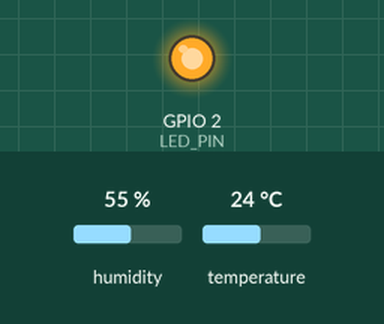
Simulated run of this program. Board: ESP32. On the bench: output pins drawn as LEDs (lit = HIGH). The inputs (shaded band) are chosen by the test bench; at power-on: humidity 55 %, temperature 24 °C. WiFi joins after 1.5 s; servers stay silent unless stated; a WiFi scan finds three made-up networks; no MQTT or app messages arrive unless stated; what the program prints to the serial monitor is not drawn.

Above: at 11.31 s.
At 13.9 s:
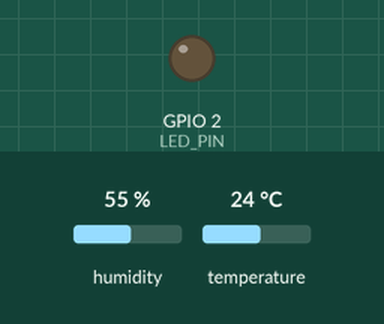
Timing chart, 0 to 17.1 s (numbered marks = the images above):
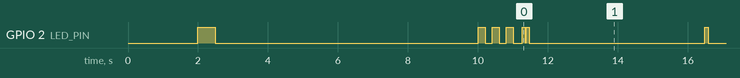

Measured:
- by itself, GPIO 2 (LED_PIN): HIGH → LOW at 2.5 s, → HIGH 7.5 s later, → LOW 0.20 s later, → HIGH 0.20 s later, … (57 changes in this stretch)

The program:

main.cpp
```cpp
#include "DHT.h"
#include <WiFi.h>
#include <PubSubClient.h>
#include "esp_wifi.h"
#include "esp_task_wdt.h"

// DHT22 Setup
#define DHTPIN 4
#define DHTTYPE DHT22
DHT dht(DHTPIN, DHTTYPE);

// LED Setup
#define LED_PIN 2

// WiFi Credentials
const char* ssid = "SSID";
const char* password = "PASSWORD";

// MQTT Setup
const char* mqtt_server = "broker.hivemq.com";
const int mqtt_port = 1883;
const char* mqtt_client_id = "ESP32_DHT22_luisgalvezbommer";

WiFiClient espClient;
PubSubClient client(espClient);

// Watchdog-freundliche LED-Funktion
void blinkLED(int delayMs = 250) {
    digitalWrite(LED_PIN, HIGH);
    delay(delayMs);
    esp_task_wdt_reset(); // Watchdog füttern während Blinken
    digitalWrite(LED_PIN, LOW);
}

void errorBlink() {
    for(int i = 0; i < 3; i++) {
        digitalWrite(LED_PIN, HIGH);
        delay(100);
        esp_task_wdt_reset(); // Wichtig!
        digitalWrite(LED_PIN, LOW);
        delay(100);
        esp_task_wdt_reset(); // Wichtig!
    }
}

void setup_wifi() {
    Serial.println("=== WiFi Setup gestartet ===");

    // Watchdog während WiFi-Setup verlängern
    esp_task_wdt_reset();

    WiFi.disconnect(true);
    delay(1000);
    esp_task_wdt_reset();

    WiFi.mode(WIFI_OFF);
    delay(1000);
    esp_task_wdt_reset();

    esp_wifi_restore();
    delay(500);
    esp_task_wdt_reset();

    WiFi.mode(WIFI_STA);
    delay(1000);
    esp_task_wdt_reset();

    Serial.print("Verbinde mit WiFi: ");
    Serial.println(ssid);

    // WiFi-Scan mit Watchdog-Reset
    Serial.println("Scanne verfügbare WiFi-Netzwerke...");
    esp_task_wdt_reset(); // Vor dem Scan!

    int n = WiFi.scanNetworks();
    esp_task_wdt_reset(); // Nach dem Scan!

    Serial.print("Gefundene Netzwerke: ");
    Serial.println(n);

    // Schnellere Anzeige ohne alle Details
    for (int i = 0; i < min(n, 5); ++i) { // Nur erste 5 zeigen
        Serial.print(WiFi.SSID(i));
        Serial.print(" (");
        Serial.print(WiFi.RSSI(i));
        Serial.println(" dBm)");
        esp_task_wdt_reset();
    }

    WiFi.begin(ssid, password);

    int attempts = 0;
    while (WiFi.status() != WL_CONNECTED && attempts < 20) { // Reduziert von 30
        delay(1000);
        esp_task_wdt_reset(); // Jeden Versuch!

        Serial.print(".");
        digitalWrite(LED_PIN, attempts % 2);
        attempts++;
    }

    if (WiFi.status() == WL_CONNECTED) {
        Serial.println();
        Serial.println("✅ WiFi verbunden!");

        WiFi.setSleep(false);
        Serial.print("IP: ");
        Serial.print(WiFi.localIP());
        Serial.print(", RSSI: ");
        Serial.println(WiFi.RSSI());

        // Erfolgs-LED
        for(int i = 0; i < 3; i++) {
            digitalWrite(LED_PIN, HIGH);
            delay(200);
            esp_task_wdt_reset();
            digitalWrite(LED_PIN, LOW);
            delay(200);
            esp_task_wdt_reset();
        }
    } else {
        Serial.println("❌ WiFi fehlgeschlagen!");
        digitalWrite(LED_PIN, HIGH);
    }
}

void reconnect() {
    int attempts = 0;
    while (!client.connected() && attempts < 3) { // Reduziert von 5
        esp_task_wdt_reset();

        Serial.print("MQTT Versuch ");
        Serial.print(attempts + 1);
        Serial.print("/3... ");

        if (client.connect(mqtt_client_id)) {
            Serial.println("✅ OK!");

            // Status "online" senden bei Verbindung
            client.publish("luis/esp32/dht22/status", "online");
            esp_task_wdt_reset();

            // WiFi SSID senden (einmalig bei Verbindung)
            client.publish("luis/esp32/dht22/wifi/ssid", WiFi.SSID().c_str());
            esp_task_wdt_reset();

            blinkLED(100);
        } else {
            Serial.print("❌ Fehler ");
            Serial.println(client.state());
            attempts++;
            delay(1000); // Reduziert von 2000
            esp_task_wdt_reset();
        }
    }

    if (!client.connected()) {
        Serial.println("MQTT tot - NEUSTART!");
        ESP.restart();
    }
}

void setup() {
    Serial.begin(115200);
    delay(2000);

    pinMode(LED_PIN, OUTPUT);
    digitalWrite(LED_PIN, LOW);

    // Watchdog Timer - LÄNGER für WiFi-Scans
    esp_task_wdt_init(60, true);  // 60 Sekunden statt 30!
    esp_task_wdt_add(NULL);

    digitalWrite(LED_PIN, HIGH);
    delay(500);
    digitalWrite(LED_PIN, LOW);
    esp_task_wdt_reset();

    Serial.println("🚀 ESP32 gestartet!");

    dht.begin();
    setup_wifi();

    if (WiFi.status() == WL_CONNECTED) {
        client.setServer(mqtt_server, mqtt_port);
        Serial.println("✅ Setup OK!");
    } else {
        Serial.println("❌ Setup Fehler!");
        ESP.restart();
    }
}

void loop() {
    // Watchdog GANZ am Anfang füttern
    esp_task_wdt_reset();

    Serial.println("=== Loop Start ===");

    // WiFi prüfen
    if (WiFi.status() != WL_CONNECTED) {
        Serial.println("❌ WiFi weg - NEUSTART!");
        digitalWrite(LED_PIN, HIGH);
        delay(2000);
        ESP.restart();
        return;
    }

    Serial.print("📡 WiFi OK (RSSI: ");
    Serial.print(WiFi.RSSI());
    Serial.println(")");

    // Keep-Alive
    WiFi.RSSI();
    esp_task_wdt_reset();

    // MQTT prüfen
    if (!client.connected()) {
        Serial.println("🔗 MQTT reconnect...");
        reconnect();
    }
    client.loop();
    esp_task_wdt_reset();

    // DHT22 lesen
    Serial.println("📊 DHT22 lesen...");
    float humidity = dht.readHumidity();
    float temperature = dht.readTemperature();
    esp_task_wdt_reset();

    if (isnan(humidity) || isnan(temperature)) {
        Serial.println("❌ DHT Fehler!");
        errorBlink();

        // Sensor Error Status senden
        if (client.connected()) {
            client.publish("luis/esp32/dht22/status", "sensor_error");
            esp_task_wdt_reset();
        }

        delay(2000);
        return;
    }

    Serial.print("🌡️  ");
    Serial.print(temperature, 1);
    Serial.print("°C, 💧 ");
    Serial.print(humidity, 1);
    Serial.print("% -> ");

    // MQTT senden - ALLE Topics gleichzeitig
    if (client.connected()) {
        Serial.println("📤 MQTT senden...");

        bool all_ok = true;

        // 1. Temperatur
        bool temp_ok = client.publish("luis/esp32/dht22/temperature", String(temperature, 1).c_str());
        esp_task_wdt_reset();
        all_ok &= temp_ok;

        // 2. Luftfeuchtigkeit
        bool hum_ok = client.publish("luis/esp32/dht22/humidity", String(humidity, 1).c_str());
        esp_task_wdt_reset();
        all_ok &= hum_ok;

        // 3. WiFi RSSI
        bool rssi_ok = client.publish("luis/esp32/dht22/wifi/rssi", String(WiFi.RSSI()).c_str());
        esp_task_wdt_reset();
        all_ok &= rssi_ok;

        // 4. System Uptime (in Sekunden)
        unsigned long uptime_seconds = millis() / 1000;
        bool uptime_ok = client.publish("luis/esp32/dht22/system/uptime", String(uptime_seconds).c_str());
        esp_task_wdt_reset();
        all_ok &= uptime_ok;

        // 5. Freier Heap-Speicher
        bool heap_ok = client.publish("luis/esp32/dht22/system/heap", String(ESP.getFreeHeap()).c_str());
        esp_task_wdt_reset();
        all_ok &= heap_ok;

        // 6. Status OK
        bool status_ok = client.publish("luis/esp32/dht22/status", "ok");
        esp_task_wdt_reset();
        all_ok &= status_ok;

        // Zusätzliche Debug-Ausgaben
        Serial.print("📊 Uptime: ");
        Serial.print(uptime_seconds);
        Serial.print("s, Heap: ");
        Serial.print(ESP.getFreeHeap());
        Serial.print(" bytes, RSSI: ");
        Serial.print(WiFi.RSSI());
        Serial.println(" dBm");

        if (all_ok) {
            Serial.println("✅ Alle MQTT Topics gesendet!");
            blinkLED(100); // Kurzes Blinken
        } else {
            Serial.println("❌ Einige MQTT Topics fehlgeschlagen!");
            errorBlink();
        }
    } else {
        Serial.println("❌ MQTT nicht verbunden!");
    }

    Serial.println("⏱️  Warte 5 Sekunden...");

    // Aufgeteilte Wartezeit mit Watchdog-Reset
    for(int i = 0; i < 5; i++) {
        delay(1000);
        esp_task_wdt_reset();
    }

    Serial.println("=== Loop Ende ===\n");
}
```
